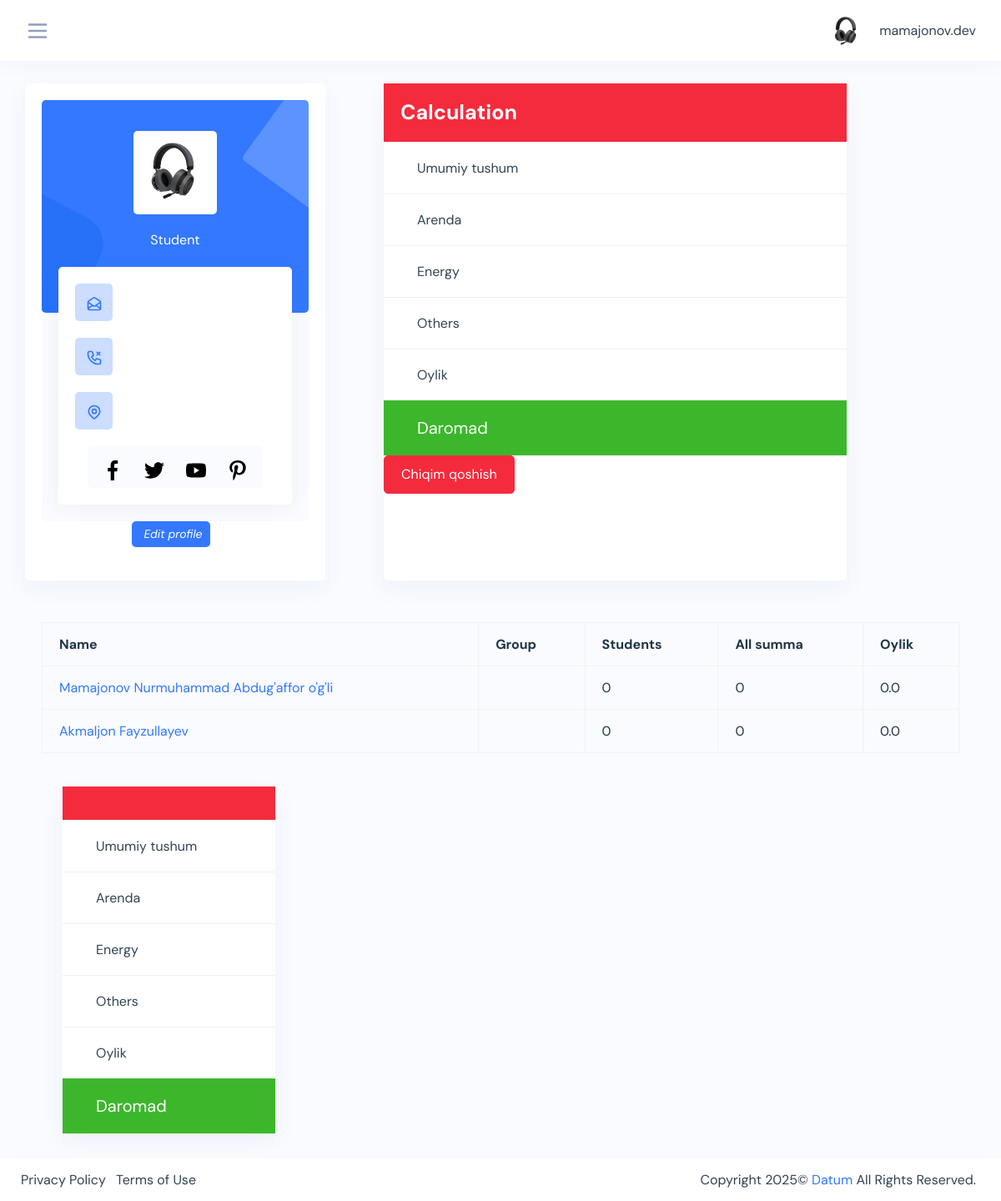
Page /admin-profile/ (signed in) on the earlier database version.
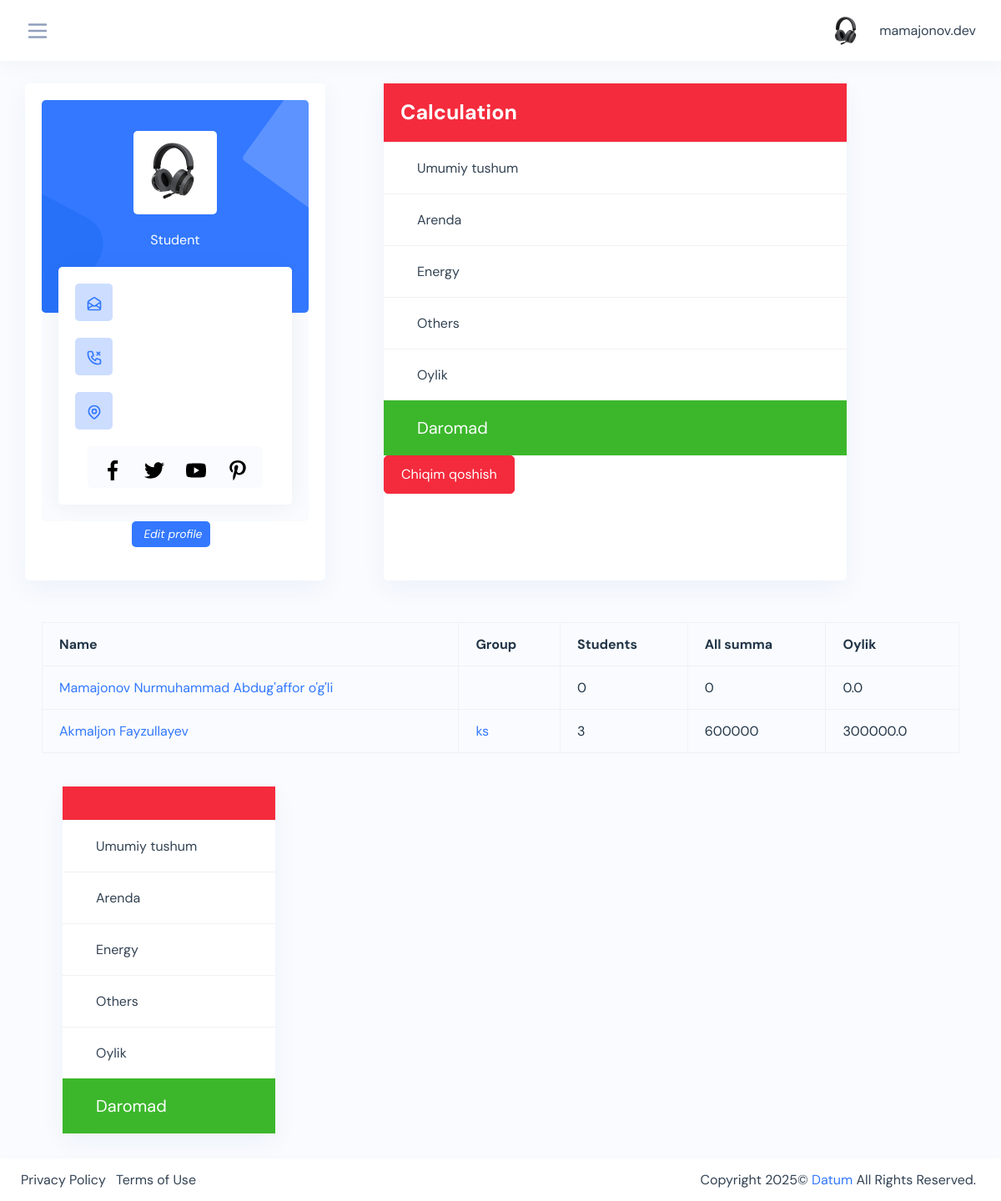
Same page on the later database version.
### teachers/models.py (models this page shows, shortened)
class Teacher(models.Model):
    user = models.OneToOneField(User, on_delete=models.CASCADE, blank=True, null=True)
    name = models.CharField(max_length=200, blank=True, null=True)
    profession = models.CharField(max_length=200, blank=True, null=True)
    image = models.ImageField(upload_to='teachers/', blank=True, null=True)
    phone = models.CharField(max_length=200, blank=True, null=True)
    address = models.CharField(max_length=200, blank=True, null=True)
    id = models.UUIDField(default=uuid.uuid4, editable=False, primary_key=True, unique=True)
    created = models.DateTimeField(auto_now_add=True)
    def oylik(self):
        groups = self.group_set.all()
        all_students = 0
        summa = 0
        for group in groups:
            all_students += group.all_students()
            for student in group.student_set.filter(finish=False):
                summa += group.amount * 1
        summa = summa / 2
        return summa
    def all_summa(self):
        groups = self.group_set.all()
        all_students = 0
        summa = 0
        for group in groups:
            all_students += group.all_students()
            for student in group.student_set.filter(finish=False):
                summa += group.amount * 1
        return summa
    def teacher_students(self):
        groups = self.group_set.all()
        all_students = 0
        summa = 0
        for group in groups:
            all_students += group.all_students()
            for student in group.student_set.filter(finish=False):
                summa += group.amount * 1
        return  all_students

### courses/models.py (models this page shows, shortened)
class Group(models.Model):
    CHOISES = (
        ('8:00 - 10:00', '8:00 - 10:00'),
        ('10:00 - 12:00', '10:00 - 12:00'),
        ('12:00 - 14:00', '12:00 - 14:00'),
        ('14:00 - 16:00', '14:00 - 16:00'),
        ('16:00 - 18:00', '16:00 - 18:00'),
    )
    name = models.CharField(max_length=200, blank=True, null=True, unique=True)
    course = models.ForeignKey(Course, on_delete=models.CASCADE, blank=True, null=True)
    room = models.ForeignKey(Room, on_delete=models.CASCADE, blank=True, null=True)
    teacher = models.ForeignKey(Teacher, on_delete=models.CASCADE, blank=True, null=True)
    amount = models.IntegerField(default=200000, blank=True, null=True)
    complete = models.BooleanField(default=False, blank=True, null=True)
    continuity = models.IntegerField(default=1, blank=True, null=True)
    start = models.DateField(auto_created=True, blank=True, null=True)
    finish = models.DateField(auto_created=True, blank=True, null=True)
    room_time = models.CharField(choices=CHOISES, max_length=100,  blank=True, null=True)
    id = models.UUIDField(default=uuid.uuid4, editable=False, primary_key=True, unique=True)
    created = models.DateTimeField(auto_now_add=True)
    updated = models.DateTimeField(auto_now=True)
    def all_students(self):
        sutdents = len(self.student_set.all())
        return sutdents

### students/models.py (models this page shows, shortened)
class Student(models.Model):
    CHOISES = (
        ('8:00 - 10:00', '8:00 - 10:00'),
        ('10:00 - 12:00', '10:00 - 12:00'),
        ('12:00 - 14:00', '12:00 - 14:00'),
        ('14:00 - 16:00', '14:00 - 16:00'),
        ('16:00 - 18:00', '16:00 - 18:00'),
    )
    name = models.CharField(max_length=200, blank=True, null=True, verbose_name='Ismi familiya *')
    course = models.ForeignKey(Course, on_delete=models.SET_NULL, blank=True, null=True, verbose_name='Kurs *')
    group = models.ForeignKey(Group, on_delete=models.SET_NULL, blank=True, null=True)
    student_time = models.CharField(max_length=200, choices=CHOISES, blank=True, null=True, verbose_name='Vaqt *')
    passport = models.ImageField(upload_to='passports/', blank=True, null=True, verbose_name='Passpost/metrka')
    address = models.CharField(max_length=200, blank=True, null=True)
    phone = models.IntegerField(default=998, blank=True, null=True, verbose_name='Telefon *')
    birthday = models.DateField(blank=True, null=True, verbose_name='Birthday: 0000-00-00')
    finish = models.BooleanField(default=False, blank=True, null=True)
    id = models.BigAutoField(auto_created=True, primary_key=True, serialize=False, verbose_name='ID')
    created = models.DateTimeField(auto_now_add=True)

### main/views.py (the view)
# urls.py: path('admin-profile/', admin_dashboard, name='admin_profile'),
@login_required(login_url='login')
def admin_dashboard(request):
    if request.user.username == 'mamajonov.dev':
        courses = Course.objects.all()
        groups = Group.objects.all()
        teachers = Teacher.objects.all()
        expenses = Expenses.objects.all()
        new_students = Student.objects.filter(group=None)
        all_students = Student.objects.all()
        expenses_now = None
        now = date.today().month
        for date_e in expenses:
            a = int(str(date_e.month).split('-')[1])
            if a == now:
                expenses_now = date_e
        print(expenses_now, '------------------')
        umumiy_summa = 0
        context = {
            "expenses_now": umumiy_summa,
            'teachers': teachers,
            'all_students': len(all_students)
        }
        return render(request, 'admin-profile.html', context)
    else:
        return redirect('dashboard')

### templates/admin-profile.html (shortened to what the changed rows need)
{% extends 'base.html' %}
{% load static %}
{% block content %}
<div class="content-page">
    <div class="container-fluid">
        <div class="card-body">
            <div class="table-responsive">
                <table id="datatable-1" class="table data-table table-striped table-bordered">
                    <thead>
                    <tr>
                        <th>Name</th>
                        <th>Group</th>
                        <th>Students</th>
                        <th>All summa</th>
                        <th>Oylik</th>
                    </tr>
                    </thead>
                    <tbody>
                    {% for teacher in teachers %}
                    <tr>
                        <td><a href="{% url 'teacher_profile' pk=teacher.id %}">{{teacher.name}}</a></td>
                        <td>
                            {% for group in teacher.group_set.all %}
                            <a href="{% url 'group-detail' pk=group.id %}">{{group.name}}</a><br>
                            {% endfor %}
                        </td>
                        <td>{{teacher.teacher_students}}</td>
                        <td>{{teacher.all_summa}}</td>
                        <td>{{teacher.oylik}}</td>
                    </tr>
                    {% endfor %}
                    </tbody>
                </table>
            </div>
        </div>
    </div>
</div>
{% endblock content %}

Differences in the rows shown:
computed for Teacher "Akmaljon Fayzullayev": teacher_students "0" → "3"; all_summa "0" → "600000"; oylik "0.0" → "300000.0"
added Group: name "ks", shown under Teacher "Akmaljon Fayzullayev"
